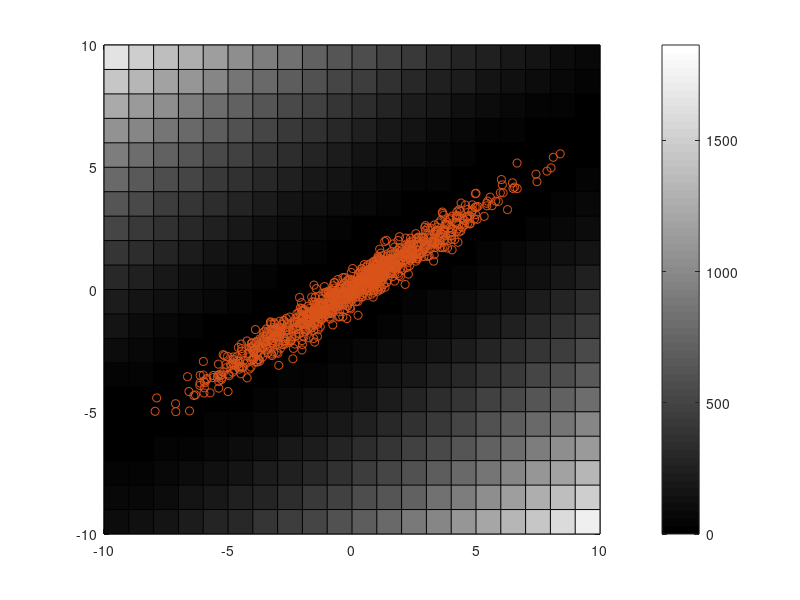

Recreate this plot in MATLAB.
# The following code has been tested on Octave.

# x and y as iid normal 2D distribution
x = randn (1000, 1);
y = randn (1000, 1);
# scatter (xt, yt);

# an example random covariance matrix (symmetric, positive definite)
A = randn(2,2); A = A'*A; A = (A + A')/2;

# distort our centered normal distribution using A
t = A*[x, y]';
xt = t(1,:)';
yt = t(2,:)';
# and plot the result
scatter (xt, yt);
# compute its covariance matrix
C = cov(xt, yt);

# Now we can use a new point np and compute the Mahalanobis distance to our distribution
np = [0,10];

#
# Use SVD to compute singular values of the variance-covariance matrix
#
[U, S, V] = svd(C);
# Now C equals U*S*V'
# Replace the sigular values with their inverses, using Tikhonov regularization
# Instead of Sn = diag(1./diag(S)) use regularization:
Sn = diag( diag(S) ./ (diag(S).^2 + 0.001^2) )

Ct = U*Sn*V';
# Ct represents the 'space-distortion' of our distribution of points.
# Compute the Mahalanobis distance mdist of np to C using a quadratic form.
mdist = np * Ct * np'

# Here an example. A could be:
A = [ 2.4612, 1.3870; 1.3870, 1.2047];
# The point cloud would look like this:
t = A*[x, y]';
xt = t(1,:)';
yt = t(2,:)';
scatter (xt, yt);
# and have a covariance matrix:
C = cov(xt, yt);
# The Mahalanobis computation again:
[U, S, V] = svd(C);
Sn = diag( (diag(S) ./ (diag(S).^2 + 0.001^2)) );
Ct = U*Sn*V';

# And compute one scalar distance to point [5,2] (close to the distribution)
np = [5,2];
d = np * Ct * np'
# And now a point [-5,2] (farther away from the distribution)
np = [-5,2];
d = np * Ct * np'

# Distance map to verify what we are doing.
[mx,my] = meshgrid(-10:1:10, -10:1:10);
m = zeros(size(mx,1),size(mx,2))
for i=1:size(mx,1)
    for j=1:size(mx,2)
        np = [mx(i,j); my(i,j)]';
        m(i,j) = np * Ct * np';
    end
end
pcolor (mx, my, m); colorbar; colormap(gray);
hold on;
scatter (xt, yt);
